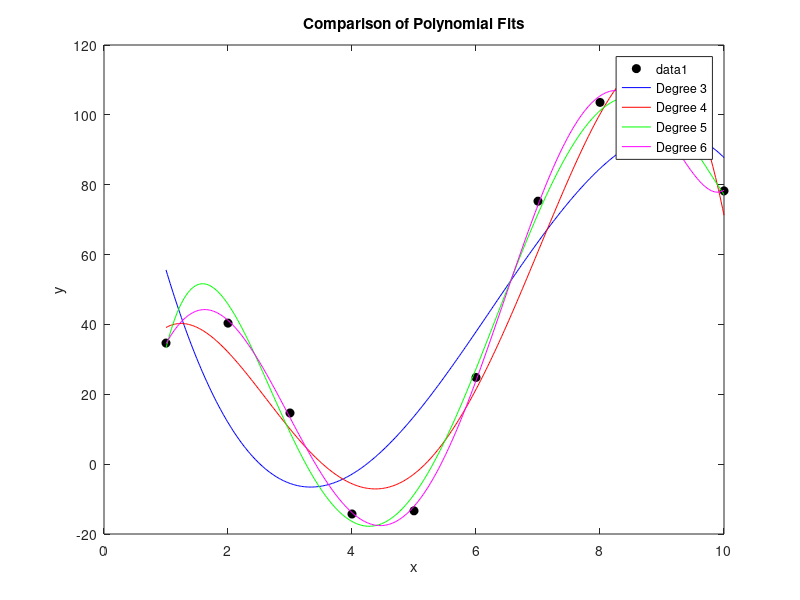

Write MATLAB code to recreate this figure.
x_i = [1, 2, 3, 4, 5, 6, 7, 8, 9, 10];
y_i = [34.6588, 40.3719, 14.6448, -14.2721, -13.3570, 24.8234, 75.2795, 103.5743, 97.4847, 78.2392];

figure;

plot(x_i, y_i, 'ko', 'MarkerFaceColor', 'k'); 
hold on;

colors = ['b', 'r', 'g', 'm']; 

for degree = 3:6
    p = polyfit(x_i, y_i, degree);

    x_fit = linspace(1, 10, 400); 
    y_fit = polyval(p, x_fit);

    plot(x_fit, y_fit, colors(degree-2), 'DisplayName', ['Degree ' num2str(degree)]);
end

legend('show');
title('Comparison of Polynomial Fits');
xlabel('x');
ylabel('y');
hold off;
